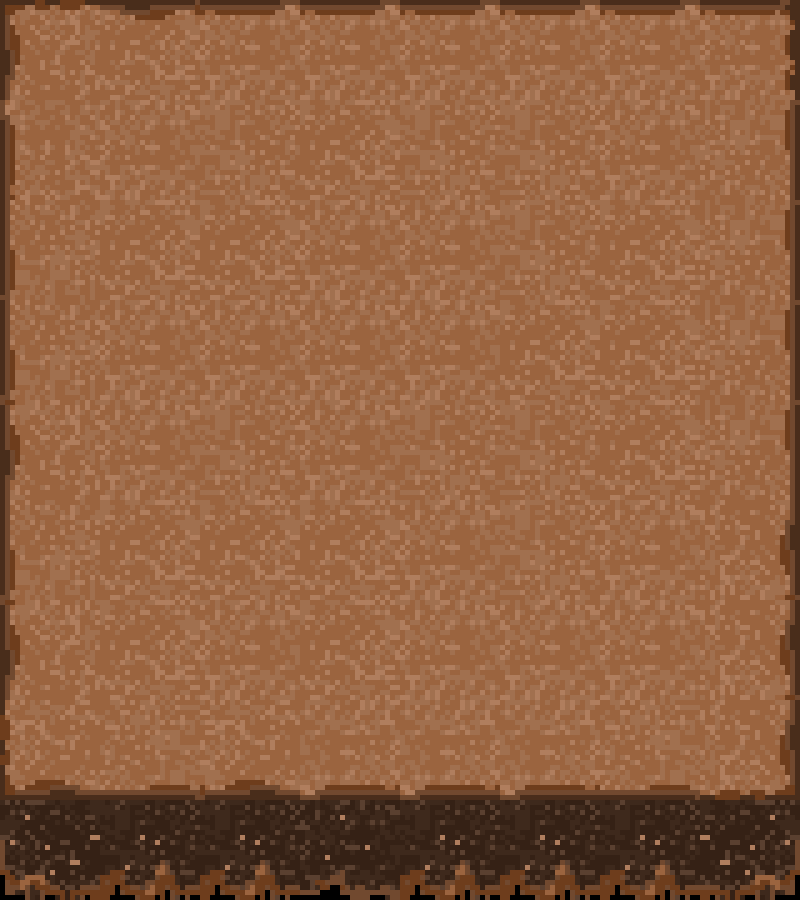

Below is a game level as drawn by its tile map, then a one-line description and the .tmx file that defines it, in full:
An orthogonal 8x9 tile map with 100x100 px tiles, 1 tile layer (Слой тайлов 1).

<map version="1.0" tiledversion="1.1.1" orientation="orthogonal" renderorder="right-down" width="8" height="9" tilewidth="100" tileheight="100" infinite="0" nextobjectid="1">
 <tileset firstgid="1" source="send.tsx" />
 <layer name="Слой тайлов 1" width="8" height="9">
  <data encoding="csv">
3221225484,6,4,4,4,4,4,1610612746,
3221225479,1,2,3,2,2,1,8,
3221225480,3,3,1,1,2,3,8,
3221225480,1,1,1,1,3,3,8,
3221225481,1,2,1,2,2,3,8,
3221225480,3,3,3,1,2,1,9,
3221225481,3,1,3,1,1,1,9,
2684354572,2684354568,2684354569,2684354567,2684354567,2684354567,2684354568,12,
2147483663,14,14,13,14,14,14,15
</data>
 </layer>
</map>